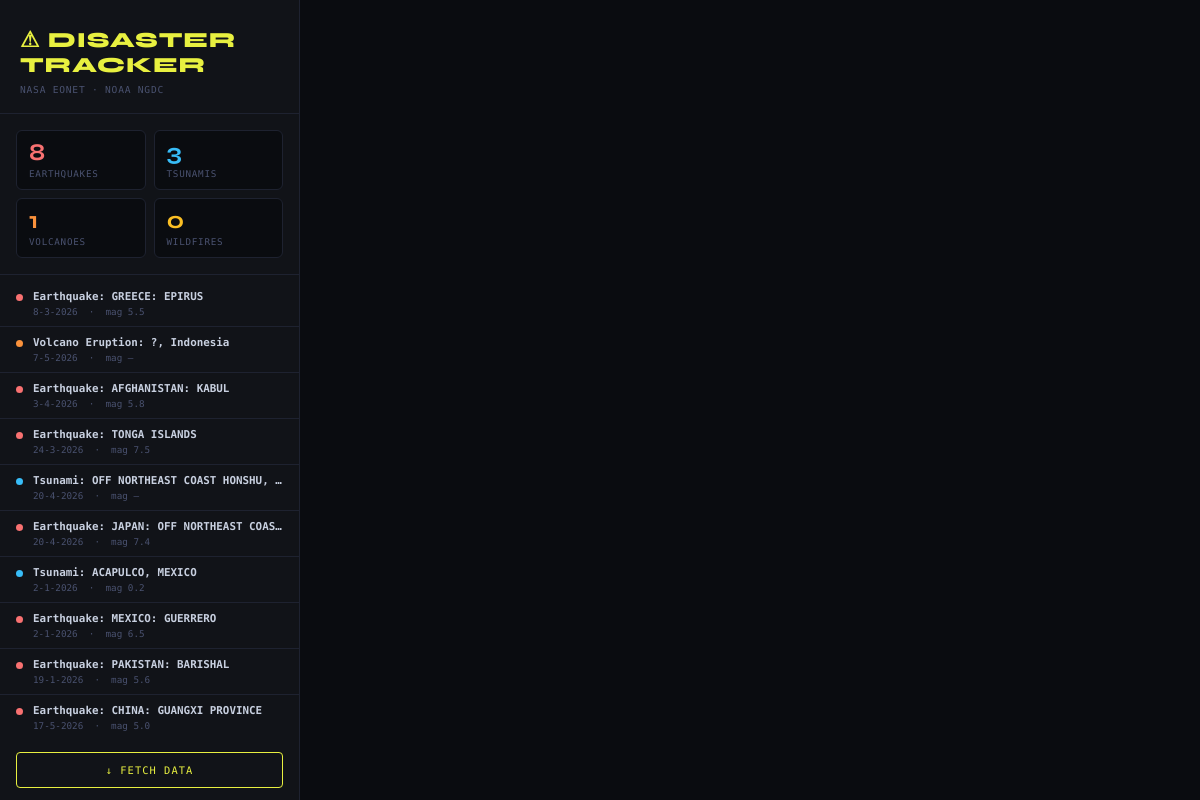
The page / on the database its author committed.
### tables this page shows
CREATE TABLE disasters (
            id      INTEGER PRIMARY KEY AUTOINCREMENT,
            title   TEXT    NOT NULL,
            type    TEXT    NOT NULL,
            lat     REAL,
            lon     REAL,
            date    TEXT,
            mag     REAL,
            info    TEXT,
            UNIQUE(title, date)
        );

### app.py (the view)
@app.route('/')
def index():
    disasters = get_disasters()
    stats     = get_stats()
    map_html  = build_map(disasters)
    return render_template('index.html', map_html=map_html, stats=stats, disasters=disasters[:50])

### modules/database.py (called while the page is built)
def get_disasters(type_filter: str = None, limit: int = 1000) -> list[dict]:
    conn = sqlite3.connect(DB_PATH)
    conn.row_factory = sqlite3.Row
    cursor = conn.cursor()
    if type_filter:
        cursor.execute(
            'SELECT * FROM disasters WHERE type = ? ORDER BY date DESC LIMIT ?',
            (type_filter, limit)
        )
    else:
        cursor.execute(
            'SELECT * FROM disasters ORDER BY date DESC LIMIT ?',
            (limit,)
        )
    rows = [dict(row) for row in cursor.fetchall()]
    conn.close()
    return rows

def get_stats() -> dict:
    conn = sqlite3.connect(DB_PATH)
    cursor = conn.cursor()
    cursor.execute('SELECT type, COUNT(*) FROM disasters GROUP BY type')
    stats = {row[0]: row[1] for row in cursor.fetchall()}
    cursor.execute('SELECT COUNT(*) FROM disasters')
    stats['total'] = cursor.fetchone()[0]
    conn.close()
    return stats

### templates/index.html (shortened to what this page needs)
<!DOCTYPE html>
<html lang="en">
<head>
  <link rel="stylesheet" href="{{ url_for('static', filename='style.css') }}">
</head>
<body>
  <aside id="sidebar">
    <div class="sidebar-header">
      <h1>⚠ Disaster<br>Tracker</h1>
      <p class="subtitle">NASA EONET · NOAA NGDC</p>
    </div>
    <div class="stats-grid">
      <div class="stat-box quake">
        <span class="stat-num">{{ stats.get('Earthquake', 0) }}</span>
        <span class="stat-label">Earthquakes</span>
      </div>
      <div class="stat-box tsunami">
        <span class="stat-num">{{ stats.get('Tsunami', 0) }}</span>
        <span class="stat-label">Tsunamis</span>
      </div>
      <div class="stat-box volcano">
        <span class="stat-num">{{ stats.get('Volcanoe', 0) }}</span>
        <span class="stat-label">Volcanoes</span>
      </div>
      <div class="stat-box wildfire">
        <span class="stat-num">{{ stats.get('Wildfire', 0) }}</span>
        <span class="stat-label">Wildfires</span>
      </div>
    </div>
    <div class="event-list">
      {% if disasters %}
        {% for d in disasters %}
        <div class="event-item">
          <span class="dot dot-{{ d.type | lower }}"></span>
          <div class="event-info">
            <span class="event-title">{{ d.title }}</span>
            <span class="event-meta">{{ d.date or '—' }} &nbsp;·&nbsp; mag {{ "%.1f"|format(d.mag) if d.mag else '—' }}</span>
          </div>
        </div>
        {% endfor %}
      {% else %}
        <p class="empty-state">No events yet.<br>Click the button below to fetch data.</p>
      {% endif %}
    </div>
    <a href="/fetch" class="fetch-btn">↓ Fetch Data</a>
  </aside>
  <main id="map-area">
    {{ map_html | safe }}
  </main>
</body>
</html>

### static/style.css (style rules this page uses)
:root { --bg: #0a0c10; --panel: #111318; --border: #1e2230; --text: #c8d0e0; --muted: #4a5270; --accent: #e8f040; --tsunami: #38bdf8; --volcano: #fb923c; --quake: #f87171; --wildfire: #fbbf24; }
*, *::before, *::after { margin: 0; padding: 0; box-sizing: border-box; }
html, body { width: 100%; height: 100%; background: var(--bg); color: var(--text); font-family: 'Space Mono', monospace; display: flex; overflow: hidden; }
#sidebar { width: 300px; min-width: 300px; height: 100vh; background: var(--panel); border-right: 1px solid var(--border); display: flex; flex-direction: column; overflow: hidden; flex-shrink: 0; }
.sidebar-header { padding: 28px 20px 18px; border-bottom: 1px solid var(--border); }
.sidebar-header h1 { font-family: 'Syne', sans-serif; font-weight: 800; font-size: 1.35rem; line-height: 1.15; letter-spacing: 0.04em; color: var(--accent); text-transform: uppercase; }
.subtitle { font-size: 0.6rem; color: var(--muted); margin-top: 6px; letter-spacing: 0.08em; }
.stats-grid { display: grid; grid-template-columns: 1fr 1fr; gap: 8px; padding: 16px; border-bottom: 1px solid var(--border); }
.stat-box { background: var(--bg); border: 1px solid var(--border); border-radius: 6px; padding: 10px 12px; display: flex; flex-direction: column; gap: 3px; }
.stat-num { font-family: 'Syne', sans-serif; font-size: 1.5rem; font-weight: 700; line-height: 1; }
.stat-label { font-size: 0.58rem; color: var(--muted); text-transform: uppercase; letter-spacing: 0.08em; }
.stat-box.quake .stat-num { color: var(--quake); }
.stat-box.tsunami .stat-num { color: var(--tsunami); }
.stat-box.volcano .stat-num { color: var(--volcano); }
.stat-box.wildfire .stat-num { color: var(--wildfire); }
.event-list { flex: 1; overflow-y: auto; padding: 6px 0; }
.event-item { display: flex; align-items: flex-start; gap: 10px; padding: 9px 16px; border-bottom: 1px solid var(--border); }
.dot { width: 7px; height: 7px; border-radius: 50%; flex-shrink: 0; margin-top: 4px; }
.dot-earthquake { background: var(--quake); }
.dot-tsunami { background: var(--tsunami); }
.dot-volcanoe { background: var(--volcano); }
.event-info { display: flex; flex-direction: column; gap: 3px; min-width: 0; }
.event-title { font-size: 0.68rem; font-weight: 700; white-space: nowrap; overflow: hidden; text-overflow: ellipsis; color: var(--text); }
.event-meta { font-size: 0.58rem; color: var(--muted); }
.fetch-btn { display: block; margin: 12px 16px; padding: 11px; background: transparent; border: 1px solid var(--accent); color: var(--accent); font-family: 'Space Mono', monospace; font-size: 0.65rem; text-transform: uppercase; letter-spacing: 0.1em; text-align: center; text-decoration: none; border-radius: 4px; transition: background 0.15s, color 0.15s; }
#map-area { flex: 1; height: 100vh; min-width: 0; position: relative; overflow: hidden; }
#map-area > div { position: absolute !important; inset: 0 !important; width: 100% !important; height: 100% !important; }
#map-area > div > div { width: 100% !important; height: 100% !important; }

### rows shown on the page
disasters: title "Earthquake: GREECE: EPIRUS", date "8-3-2026", mag "5.5"
disasters: title "Volcano Eruption: ?, Indonesia", date "7-5-2026", mag "—"
disasters: title "Earthquake: AFGHANISTAN: KABUL", date "3-4-2026", mag "5.8"
disasters: title "Earthquake: TONGA ISLANDS", date "24-3-2026", mag "7.5"
disasters: title "Tsunami: OFF NORTHEAST COAST HONSHU,…", date "20-4-2026", mag "—"
disasters: title "Earthquake: JAPAN: OFF NORTHEAST COAS…", date "20-4-2026", mag "7.4"
disasters: title "Tsunami: ACAPULCO, MEXICO", date "2-1-2026", mag "0.2"
disasters: title "Earthquake: MEXICO: GUERRERO", date "2-1-2026", mag "6.5"
disasters: title "Earthquake: PAKISTAN: BARISHAL", date "19-1-2026", mag "5.6"
disasters: title "Earthquake: CHINA: GUANGXI PROVINCE", date "17-5-2026", mag "5.0"

### other values the page prints
{{ stats.get('Earthquake', 0) }} "8"
{{ stats.get('Tsunami', 0) }} "3"
{{ stats.get('Volcanoe', 0) }} "1"
{{ stats.get('Wildfire', 0) }} "0"
